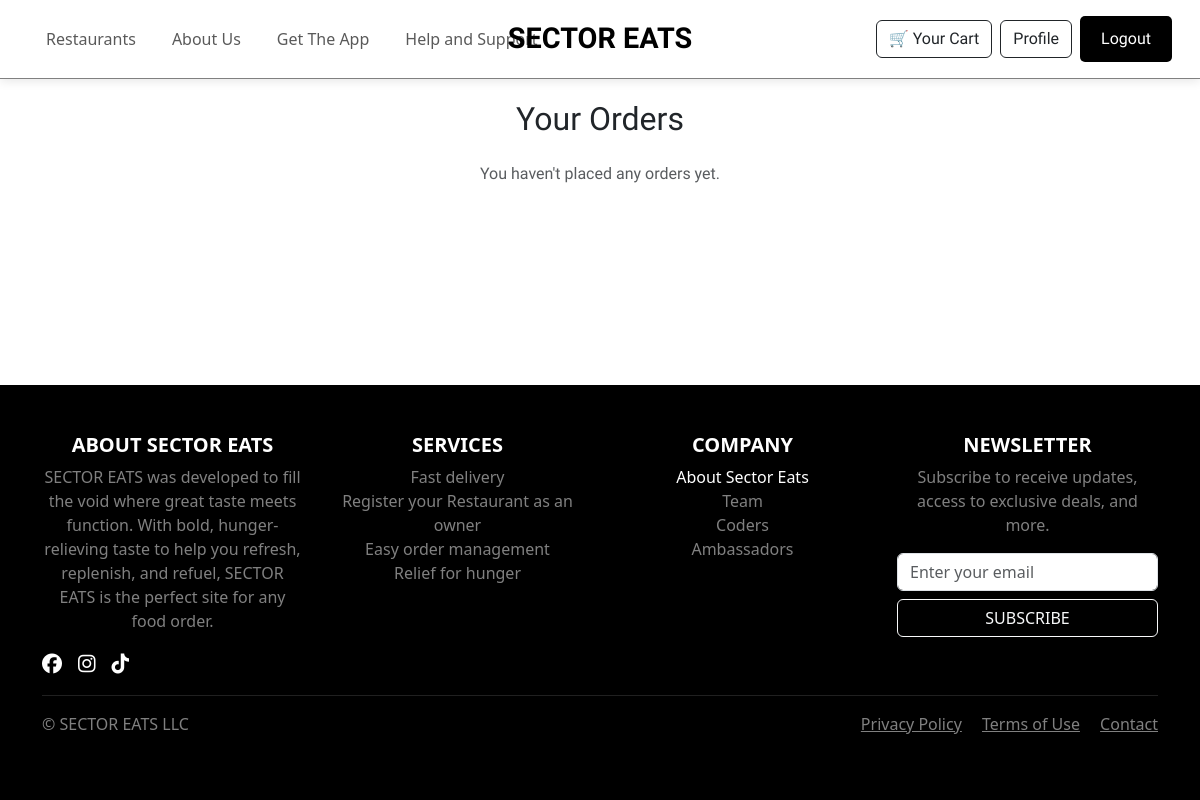
Before: /my-orders/ (signed in) with the older database file.
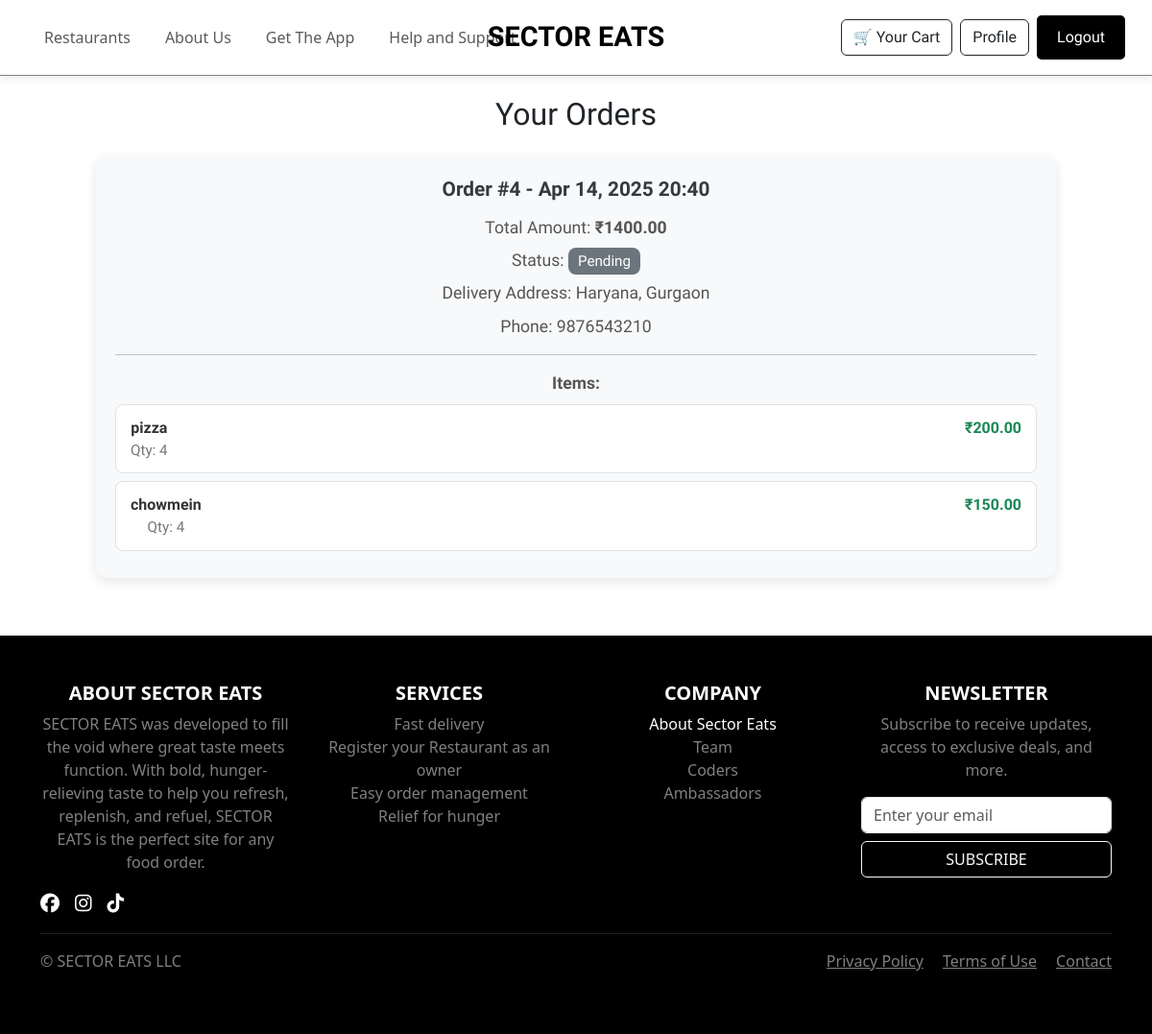
After: the same page with the newer database file.
### RestaurantApp/models.py (models this page shows, shortened)
class Order(models.Model):
    user = models.ForeignKey(User, on_delete=models.CASCADE)
    created_at = models.DateTimeField(auto_now_add=True)
    total_amount = models.DecimalField(max_digits=8, decimal_places=2)
    address = models.TextField()
    city = models.CharField(max_length=100)
    phone = models.CharField(max_length=15)
    status = models.CharField(
        max_length=50,
        choices=[
            ('Pending', 'Pending'),
            ('Accepted', 'Accepted'),
            ('Rejected', 'Rejected'),
            ('Out for Delivery', 'Out for Delivery'),
            ('Delivered', 'Delivered'),
        ],
        default='Pending'
    )

class OrderItem(models.Model):
    order = models.ForeignKey(Order, on_delete=models.CASCADE, related_name='items')
    item = models.ForeignKey(MenuItem, on_delete=models.CASCADE)
    quantity = models.PositiveIntegerField()
    price = models.DecimalField(max_digits=6, decimal_places=2)

class MenuItem(models.Model):
    restaurant = models.ForeignKey('Restaurant', on_delete=models.CASCADE)
    name = models.CharField(max_length=100)
    description = models.TextField()
    price = models.DecimalField(max_digits=6, decimal_places=2)
    image = models.ImageField(upload_to='menu_items/', null=True, blank=True)

### RestaurantApp/decorators.py (the view)
    def _wrapped_view(request, *args, **kwargs):
        user = request.user
        if not user.is_authenticated:
            messages.error(request, "Please login to continue.")
            return redirect('login_view')
        try:
            profile = Profile.objects.get(user=user)
        except Profile.DoesNotExist:
            messages.error(request, "User profile not found.")
            return redirect('login_view')
        if user.is_staff or profile.role == 'restaurant_admin':
            messages.error(request, "Admins are not allowed to access the user portal.")
            return redirect('login_view')
        return view_func(request, *args, **kwargs)

### RestaurantApp/views.py (called while the page is built)
@login_required
@user_required
def user_orders(request):
    orders = Order.objects.filter(user=request.user).prefetch_related('items__item').order_by('-created_at')
    return render(request, 'user_orders.html', {'orders': orders})

### templates/user_orders.html (shortened to what this page needs)
{% extends "base.html" %}
{% load static %}
{% block main %}
<div class="orders-container">
    <h2 class="text-center mb-4">Your Orders</h2>
    {% for order in orders %}
        <div class="order-card">
            <div class="order-header">Order #{{ order.id }} - {{ order.created_at|date:"M d, Y H:i" }}</div>
            <div class="order-info">Total Amount: <strong>₹{{ order.total_amount }}</strong></div>
            <div class="order-info">Status:
                <span class="badge-status
                    {% if order.status == 'Delivered' %}bg-success text-white
                    {% elif order.status == 'Out for Delivery' %}bg-warning text-dark
                    {% elif order.status == 'Accepted' %}bg-info text-dark
                    {% elif order.status == 'Rejected' %}bg-danger
                    {% else %}bg-secondary text-white
                    {% endif %}
                ">
                    {{ order.status }}
                </span>
            </div>
            <div class="order-info">Delivery Address: {{ order.address }}, {{ order.city }}</div>
            <div class="order-info">Phone: {{ order.phone }}</div>
            <hr>
            <div class="order-info mb-2"><strong>Items:</strong></div>
            {% for item in order.items.all %}
                <div class="item-box d-flex justify-content-between">
                    <div>
                        <div class="item-name">{{ item.item.name }}</div>
                        <div class="item-details">Qty: {{ item.quantity }}</div>
                    </div>
                    <div class="fw-semibold text-success">₹{{ item.price|floatformat:2 }}</div>
                </div>
            {% endfor %}
        </div>
    {% empty %}
        <p class="text-center text-muted">You haven't placed any orders yet.</p>
    {% endfor %}
</div>
{% endblock %}

### templates/base.html (shortened to what this page needs)
<!DOCTYPE html>
<html lang="en">
<head>
    <link href="https://cdn.jsdelivr.net/npm/bootstrap@5.3.3/dist/css/bootstrap.min.css" rel="stylesheet">
</head>
<body>
    {% load static %}
    <nav class="navbar navbar-expand-lg p-3" >
        <div class="container-fluid">
            <a class="navbar-brand" href="{% url 'home' %}">SECTOR EATS</a>
            <div class="collapse navbar-collapse" id="navbarNav">
                <ul class="navbar-nav me-auto">
                    <li class="nav-item">
                        {% if user.is_authenticated %}
                            <a class="nav-link" href="{% url 'user_dashboard_view' %}">Restaurants</a>
                        {% else %}
                            <a class="nav-link" href="{% url 'login_view' %}">Restaurants</a>
                        {% endif %}
                    </li>
                    <li class="nav-item"><a class="nav-link" href="{% url 'about_us_view' %}">About Us</a></li>
                    <li class="nav-item"><a class="nav-link" href="#" id="getAppLink"> Get The App</a></li>
                    <li class="nav-item"><a class="nav-link" href="{% url 'chatbot_page' %}">Help and Support</a></li>
                </ul>
            </div>
            <div class="d-flex align-items-center gap-2">
                {% if user.is_authenticated %}
                    <a href="{% url 'view_cart' %}" class="btn position-relative btn-outline-dark" style="font-family: 'Oswald', sans-serif;">
                        🛒 Your Cart
                    </a>
                    <a href="{% url 'user_profile_view' %}" class="btn btn-outline-dark" style="font-family: 'Oswald', sans-serif;">Profile</a>
                    <form method="POST" action="{% url 'logout' %}">
                        <button type="submit" class="btn btn-custom" style="font-family: 'Oswald', sans-serif;">Logout</button>
                    </form>
                {% else %}
                    <button class="btn btn-custom" data-bs-toggle="offcanvas" data-bs-target="#loginCanvas" style="font-family: 'Oswald', sans-serif;">Login</button>
                {% endif %}
            </div>
        </div>
    </nav>
    <main>
        {% block main %}
        {% endblock %}
    </main>
    <footer class="bg-black text-white py-5">
        <div class="container">
            <div class="row">
                <div class="col-md-3">
                    <h5 class="fw-bold">ABOUT SECTOR EATS</h5>
                    <p class="text-white-50">SECTOR EATS was developed to fill the void where great taste meets function. With bold, hunger-relieving taste to help you refresh, replenish, and refuel, SECTOR EATS is the perfect site for any food order.</p>
                    <div class="d-flex gap-3">
                        <a href="#" class="text-white fs-5"><i class="fab fa-facebook"></i></a>
                        <a href="#" class="text-white fs-5"><i class="fab fa-instagram"></i></a>
                        <a href="#" class="text-white fs-5"><i class="fab fa-tiktok"></i></a>
                    </div>
                </div>
                <div class="col-md-3">
                    <h5 class="fw-bold">SERVICES</h5>
                    <ul class="list-unstyled text-white-50">
                        <li>Fast delivery</li>
                        <li>Register your Restaurant as an owner</li>
                        <li>Easy order management</li>
                        <li>Relief for hunger</li>
                    </ul>
                </div>
                <div class="col-md-3">
                    <h5 class="fw-bold">COMPANY</h5>
                    <ul class="list-unstyled text-white-50">
                        <li><a href="{% url 'about_us_view' %}" style="text-decoration: none;color:white">About Sector Eats</a></li>
                        <li>Team</li>
                        <li>Coders</li>
                        <li>Ambassadors</li>
                    </ul>
                </div>
                <div class="col-md-3">
                    <h5 class="fw-bold">NEWSLETTER</h5>
                    <p class="text-white-50">Subscribe to receive updates, access to exclusive deals, and more.</p>
                    <input type="email" class="form-control mb-2" placeholder="Enter your email">
                    <button class="btn btn-outline-light w-100">SUBSCRIBE</button>
                </div>
            </div>
            <hr class="text-white-50">
            <div class="d-flex justify-content-between text-white-50">
                <p>&copy; SECTOR EATS LLC</p>
                <div>
                    <a href="#" class="text-white-50 me-3">Privacy Policy</a>
                    <a href="#" class="text-white-50 me-3">Terms of Use</a>
                    <a href="#" class="text-white-50">Contact</a>
                </div>
            </div>
        </div>
    </footer>
</body>
</html>

### templates/base.html (style rules this page uses)
html, body { height: 100%; display: flex; flex-direction: column; text-align: center; }
.navbar { position: fixed; top: 0; width: 100%; z-index: 1050; background-color: white; box-shadow: 0 2px 10px rgba(0, 0, 0, 0.1); border-bottom: 1px solid gray; }
.navbar-brand { font-weight: bold; font-size: 1.8rem; font-family: 'Oswald', sans-serif; position: absolute; left: 50%; transform: translateX(-50%); transition: all 0.2s ease-in-out; white-space: nowrap; }
.nav-item { margin: 0 10px; }
.btn-custom { background-color: black; color: white; padding: 10px 20px; border-radius: 5px; }
main { flex: 1; }
footer { position: relative; bottom:0; }
.btn-custom { background-color: black; color: white; padding: 10px 20px; border-radius: 5px; transition: all 0.3s ease-in-out; }

### templates/user_orders.html (style rules this page uses)
.orders-container { max-width: 1000px; margin: 100px auto 60px auto; font-family: 'Oswald', sans-serif; position: relative; }
.order-card { position: relative; background-color: #f8f9fa; border-radius: 12px; box-shadow: 0 4px 12px rgba(0, 0, 0, 0.1); padding: 20px; margin-bottom: 30px; transition: transform 0.3s ease, box-shadow 0.3s ease; overflow: hidden; }
.order-header { font-size: 1.3rem; font-weight: bold; margin-bottom: 10px; color: #343a40; }
.order-info { margin-bottom: 8px; font-size: 1.1rem; color: #555; }
.badge-status { font-size: 0.95rem; padding: 5px 10px; border-radius: 8px; }
.item-box { background-color: #fff; padding: 12px 15px; border-radius: 8px; margin-bottom: 8px; border: 1px solid #dee2e6; }
.item-name { font-weight: bold; color: #333; }
.item-details { font-size: 0.95rem; color: #777; }

Changed rows visible on the page:
added Order: id "4", created_at "Apr 14, 2025 20:40", total_amount "1400.00", status "Pending", address "Haryana", city "Gurgaon", phone "9876543210"
added OrderItem: item.name "pizza", quantity "4", price "200.00"
added OrderItem: item.name "chowmein", quantity "4", price "150.00"
Other visible differences:
text no longer shown: "You haven't placed any orders yet."
